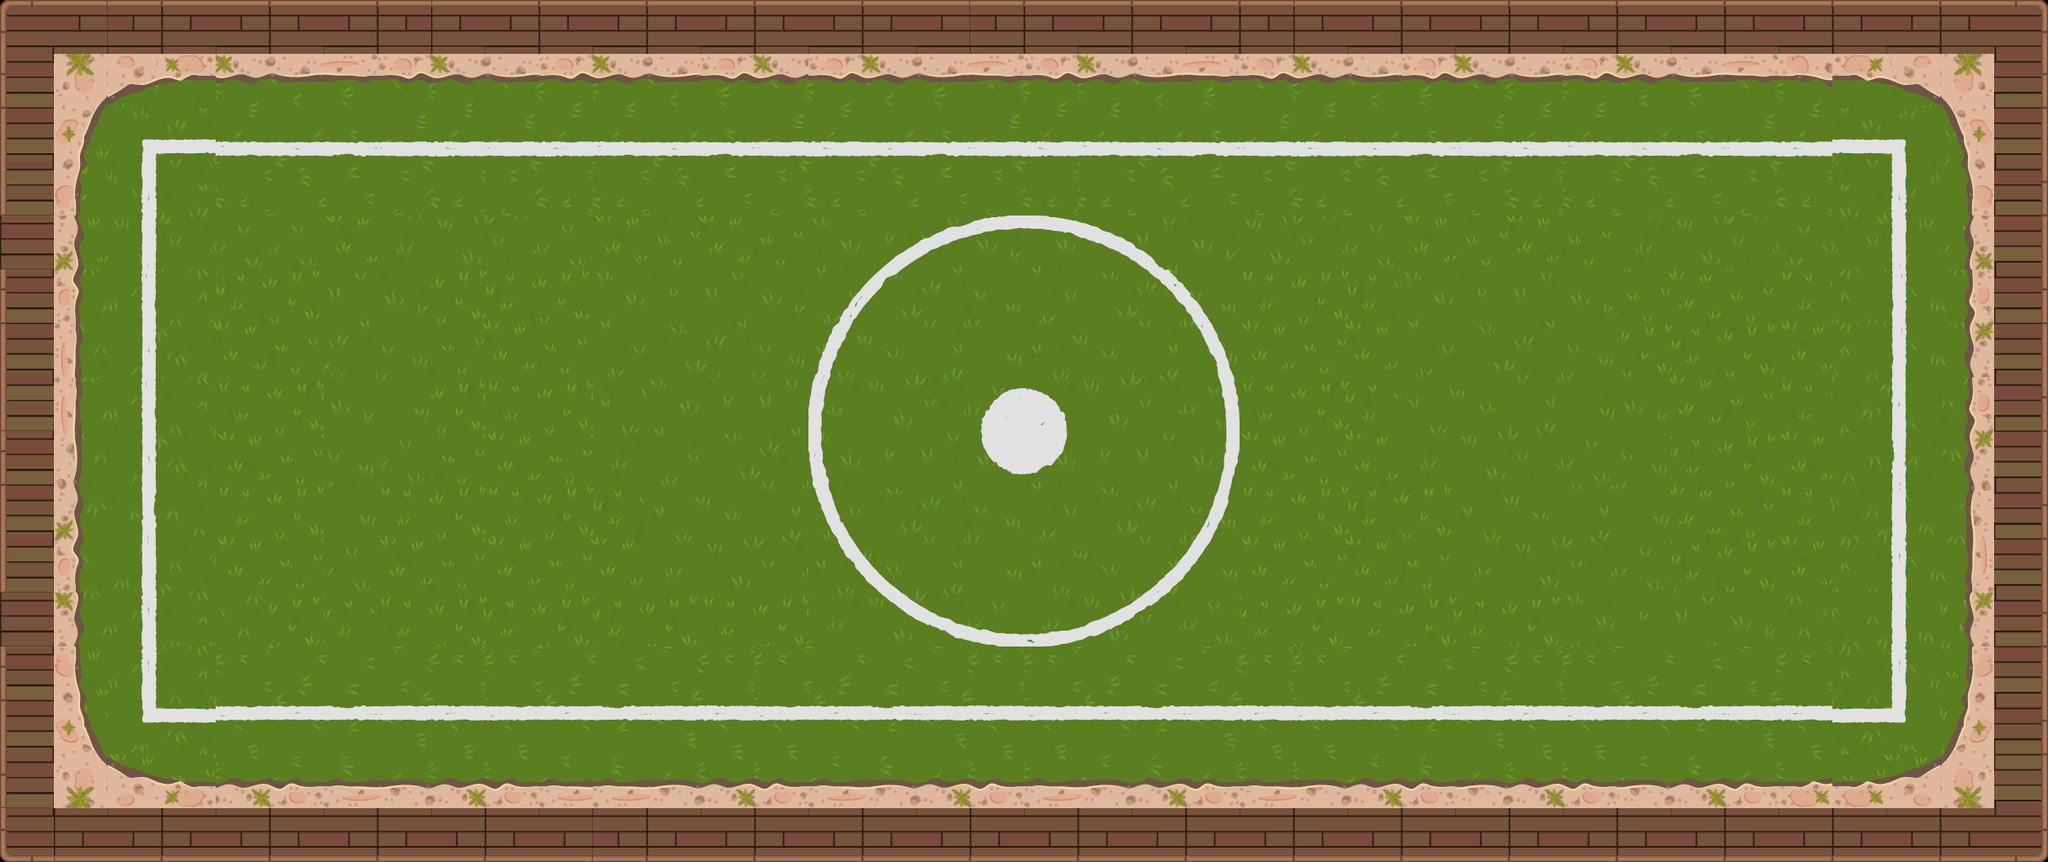

A 2D game scene composited from a Tiled map and its tileset images. What follows is a short description and the map's XML, with each tile layer's data collapsed to a summary:
An orthogonal 38x16 tile map with 64x64 px tiles, 3 tile layers (background, bourder, above) and 8 objects (4x bomb, player, goal, circle).

<map version="1.2" tiledversion="1.2.4" orientation="orthogonal" renderorder="right-down" width="38" height="16" tilewidth="64" tileheight="64" infinite="0" nextlayerid="22" nextobjectid="134">
 <properties>
  <property name="score" type="int" value="40" />
 </properties>
 <tileset firstgid="1" source="tiles2.tsx" />
 <layer id="1" name="background" width="38" height="16">
  <data>[608 cells, 504 non-empty, 114 distinct tile ids]</data>
 </layer>
 <layer id="2" name="bourder" width="38" height="16">
  <data>[608 cells, 200 non-empty, 24 distinct tile ids]</data>
 </layer>
 <layer id="3" name="above" width="38" height="16">
  <data>[608 cells, 0 non-empty, 0 distinct tile ids]</data>
 </layer>
 <objectgroup color="#000000" id="4" name="BourderObjet">
  <object id="133" x="196" y="92.1818">
   <polyline points="0,0 -67.4545,21.8182 -95.6364,68.5455 -106.545,157.273 -106.909,706.909 -96.5455,769.636 -68,817.091 -2.90909,839.091 2013.27,843.273 2086,830.727 2122,802.909 2141.45,747.091 2142,729.636 2147.64,709.455 2147.09,125.636 2135.64,66.7273 2107.45,21.2727 2044.55,0.909091 1913.64,-2.90909 -0.988889,-0.20404" />
  </object>
 </objectgroup>
 <objectgroup id="5" name="Place" />
 <objectgroup id="6" name="Player">
  <object id="127" type="player" x="260" y="508">
   <point />
  </object>
 </objectgroup>
 <objectgroup id="7" name="Box">
  <object id="128" type="goal" x="2110" y="510">
   <properties>
    <property name="derect" type="int" value="3" />
   </properties>
   <point />
  </object>
 </objectgroup>
 <objectgroup id="8" name="Enimy" />
 <objectgroup id="9" name="Pickup" />
 <objectgroup id="10" name="Bomb">
  <object id="129" type="bomb" x="1218" y="262">
   <point />
  </object>
  <object id="130" type="bomb" x="1216" y="766">
   <point />
  </object>
  <object id="131" type="bomb" x="966" y="508">
   <properties>
    <property name="code" type="int" value="2" />
   </properties>
   <point />
  </object>
  <object id="132" type="bomb" x="1214" y="516">
   <properties>
    <property name="code" type="int" value="1" />
   </properties>
   <point />
  </object>
 </objectgroup>
 <objectgroup id="11" name="Light" />
 <objectgroup id="12" name="Door" />
 <objectgroup id="13" name="Zone" />
 <objectgroup id="14" name="Circle">
  <object id="126" type="circle" x="464" y="516">
   <properties>
    <property name="code" type="int" value="3" />
   </properties>
   <point />
  </object>
 </objectgroup>
 <objectgroup id="15" name="Text" />
</map>
